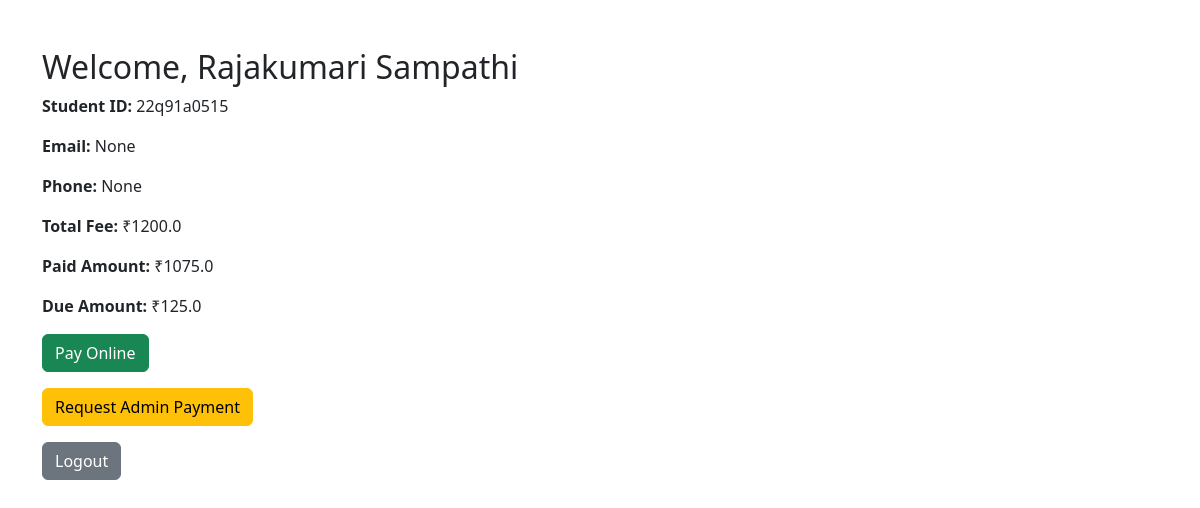
Screenshot of /student/dashboard (signed in) with the database file from the repository.
### tables this page shows
CREATE TABLE students (
            sid TEXT PRIMARY KEY,
            name TEXT NOT NULL,
            total REAL NOT NULL,
            balance REAL NOT NULL,
            password TEXT NOT NULL
        , branch_id INTEGER, section_id INTEGER, email TEXT, phone TEXT, admin_request INTEGER DEFAULT 0);

### app.py (the view)
@app.route("/student/dashboard")
def student_dashboard():
    if "student_id" not in session:
        return redirect(url_for("student_login"))
    sid = session["student_id"]
    with get_db_connection() as conn:
        student = conn.execute("SELECT * FROM students WHERE sid=?", (sid,)).fetchone()
    if not student:
        session.pop("student_id", None)
        flash("Student not found ❌", "danger")
        return redirect(url_for("student_login"))
    student_dict = dict(student)
    student_dict['paid_amount'] = student_dict['total'] - student_dict['balance']
    student_dict['due_amount'] = student_dict['balance']
    return render_template("student_dashboard.html", student=student_dict)

### app.py (called while the page is built)
def get_db_connection():
    conn = sqlite3.connect(DB_PATH, timeout=10)
    conn.row_factory = sqlite3.Row
    conn.execute("PRAGMA foreign_keys=ON")
    return conn

### templates/student_dashboard.html (shortened to what this page needs)
<!DOCTYPE html>
<html>
<head>
    <link rel="stylesheet" href="https://cdn.jsdelivr.net/npm/bootstrap@5.3.0/dist/css/bootstrap.min.css">
</head>
<body class="container mt-5">
<h2>Welcome, {{ student['name'] }}</h2>
<p><strong>Student ID:</strong> {{ student['sid'] }}</p>
<p><strong>Email:</strong> {{ student['email'] }}</p>
<p><strong>Phone:</strong> {{ student['phone'] }}</p>
<p><strong>Total Fee:</strong> ₹{{ student['total'] }}</p>
<p><strong>Paid Amount:</strong> ₹{{ student['paid_amount'] }}</p>
<p><strong>Due Amount:</strong> ₹{{ student['due_amount'] }}</p>
{% if student['due_amount'] > 0 %}
    <a href="{{ url_for('student_pay') }}" class="btn btn-success">Pay Online</a>
{% else %}
    <span class="badge bg-success">All fees paid ✅</span>
{% endif %}
<form method="POST" action="{{ url_for('request_admin_payment') }}" class="mt-3">
    <button type="submit" class="btn btn-warning">Request Admin Payment</button>
</form>
<a href="{{ url_for('student_logout') }}" class="btn btn-secondary mt-3">Logout</a>
</body>
</html>

### rows the page displays
students: name "Rajakumari Sampathi", sid "22q91a0515", total "1200.0", due_amount "125.0"

### other values shown
{{ student['email'] }} "None"
{{ student['phone'] }} "None"
{{ student['paid_amount'] }} "1075.0"
